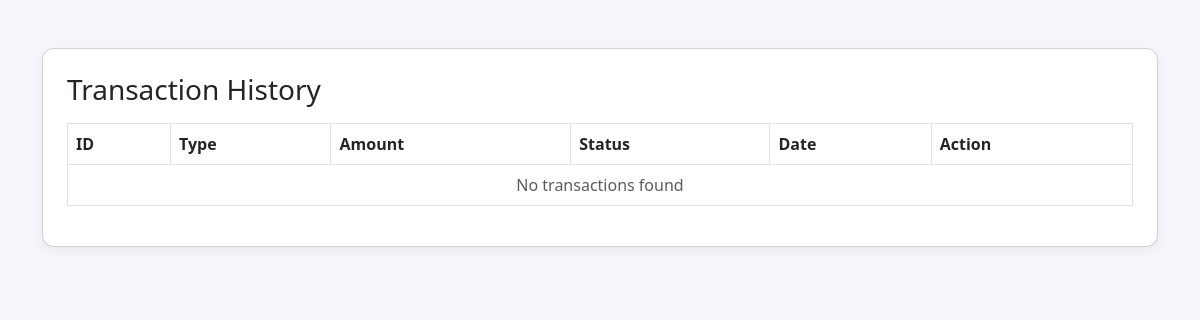
The app's page /transaction-history (signed in), older data.
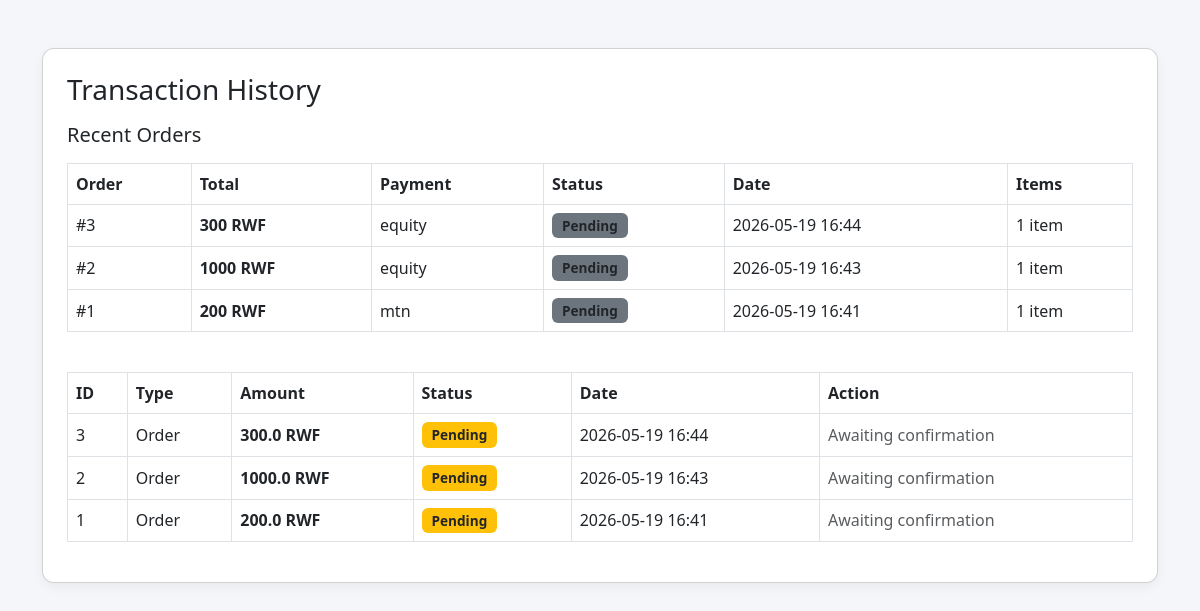
The same page, newer data.
### market/models.py (models this page shows, shortened)
class Order(db.Model):
    __tablename__ = 'order'
    id             = db.Column(db.Integer, primary_key=True)
    user_id        = db.Column(db.Integer, db.ForeignKey('user.id'), nullable=False)
    items          = db.Column(db.Text, nullable=False)       # JSON string of cart items
    total_price    = db.Column(db.Integer, nullable=False)
    payment_method = db.Column(db.String(20), nullable=False)
    status         = db.Column(db.String(20), nullable=False, default='pending')  # pending | approved | completed | cancelled
    created_at     = db.Column(db.DateTime, nullable=False, default=lambda: datetime.now(timezone.utc))  # ✅ FIXED: utcnow() deprecated
    approved_at    = db.Column(db.DateTime)
    approver_id    = db.Column(db.Integer, db.ForeignKey('user.id'))
    user     = db.relationship('User', foreign_keys=[user_id],     backref='orders')
    approver = db.relationship('User', foreign_keys=[approver_id], backref='approved_orders')
    @property
    def parsed_items(self):
        try:
            return json.loads(self.items)
        except (TypeError, ValueError):
            return []

class Transaction(db.Model):
    __tablename__ = 'transaction'
    id               = db.Column(db.Integer, primary_key=True)
    user_id          = db.Column(db.Integer, db.ForeignKey('user.id'), nullable=False)
    amount           = db.Column(db.Float, nullable=False)
    transaction_type = db.Column(db.String(50), nullable=False)
    status           = db.Column(db.String(20), default='pending')
    created_at       = db.Column(db.DateTime, default=lambda: datetime.now(timezone.utc))  # ✅ FIXED: utcnow() deprecated

### market/routes.py (the view)
@app.route('/transaction-history')
@login_required
def transaction_history():
    orders = Order.query.filter_by(user_id=current_user.id)\
        .order_by(Order.created_at.desc()).all()
    transactions = Transaction.query.filter_by(user_id=current_user.id)\
        .order_by(Transaction.created_at.desc()).all()
    return render_template(
        'transaction_history.html',
        orders=orders,
        transactions=transactions
    )

### market/models.py (called while the page is built)
@login_manager.user_loader
def load_user(user_id):
    return db.session.get(User, int(user_id))  # ✅ FIXED: replaced deprecated User.query.get()

### market/templates/transaction_history.html (shortened to what this page needs)
<!DOCTYPE html>
<html lang="en">
<head>
    <link href="https://cdn.jsdelivr.net/npm/bootstrap@5.3.0/dist/css/bootstrap.min.css" rel="stylesheet">
</head>
<body>
<div class="container mt-5">
    <div class="card p-4">
        <div class="d-flex justify-content-between align-items-center mb-3">
            <h3 class="mb-0">Transaction History</h3>
        </div>
        {% if orders %}
            <div class="mb-4">
                <h5 class="mb-3">Recent Orders</h5>
                <table class="table table-hover table-bordered align-middle">
                    <thead>
                        <tr>
                            <th>Order</th>
                            <th>Total</th>
                            <th>Payment</th>
                            <th>Status</th>
                            <th>Date</th>
                            <th>Items</th>
                        </tr>
                    </thead>
                    <tbody>
                        {% for order in orders %}
                        <tr>
                            <td>#{{ order.id }}</td>
                            <td><strong>{{ order.total_price }} RWF</strong></td>
                            <td>{{ order.payment_method }}</td>
                            <td>
                                <span class="badge bg-secondary text-dark">
                                    {{ order.status|capitalize }}
                                </span>
                            </td>
                            <td>{{ order.created_at.strftime('%Y-%m-%d %H:%M') }}</td>
                            <td>{{ order.parsed_items|length }} item{{ 's' if order.parsed_items|length != 1 else '' }}</td>
                        </tr>
                        {% endfor %}
                    </tbody>
                </table>
            </div>
        {% endif %}
        <table class="table table-hover table-bordered align-middle">
            <thead>
                <tr>
                    <th>ID</th>
                    <th>Type</th>
                    <th>Amount</th>
                    <th>Status</th>
                    <th>Date</th>
                    <th>Action</th>
                </tr>
            </thead>
            <tbody>
                {% if transactions %}
                    {% for transaction in transactions %}
                    <tr>
                        <td>{{ transaction.id }}</td>
                        <td>
                            <span class="text-capitalize">
                                {{ transaction.transaction_type }}
                            </span>
                        </td>
                        <td>
                            <strong>{{ transaction.amount }} RWF</strong>
                        </td>
                        <td>
                            {% if transaction.status == 'pending' %}
                                <span class="badge bg-warning text-dark">Pending</span>
                            {% elif transaction.status == 'received' %}
                                <span class="badge bg-success">Received</span>
                            {% else %}
                                <span class="badge bg-secondary">
                                    {{ transaction.status }}
                                </span>
                            {% endif %}
                        </td>
                        <td>
                            {{ transaction.created_at.strftime('%Y-%m-%d %H:%M') }}
                        </td>
                        <td>
                            <span class="text-muted">
                                {% if transaction.status == 'pending' %}
                                    Awaiting confirmation
                                {% else %}
                                    No action
                                {% endif %}
                            </span>
                        </td>
                    </tr>
                    {% endfor %}
                {% else %}
                    <tr>
                        <td colspan="6" class="text-center text-muted">
                            No transactions found
                        </td>
                    </tr>
                {% endif %}
            </tbody>
        </table>
    </div>
</div>
</body>
</html>

### market/templates/transaction_history.html (style rules this page uses)
body { background: #f5f6fa; }
.card { border-radius: 12px; box-shadow: 0 4px 12px rgba(0,0,0,0.05); }
.table thead { background: #0d6efd; color: white; }
.badge { font-size: 0.85rem; padding: 6px 10px; }

Row changes from the older to the newer data that the page shows:
added Order: id "3", total_price "300", payment_method "equity", status "Pending", created_at "2026-05-19 16:44", parsed_items|length "1"
added Order: id "2", total_price "1000", payment_method "equity", status "Pending", created_at "2026-05-19 16:43", parsed_items|length "1"
added Order: id "1", total_price "200", payment_method "mtn", status "Pending", created_at "2026-05-19 16:41", parsed_items|length "1"
added Transaction: status "Pending"
added Transaction: status "Pending"
added Transaction: status "Pending"
Text that changed along with them:
text no longer shown: "No transactions found"
text now shown: "Recent Orders Order Total Payment Status Date Items"
